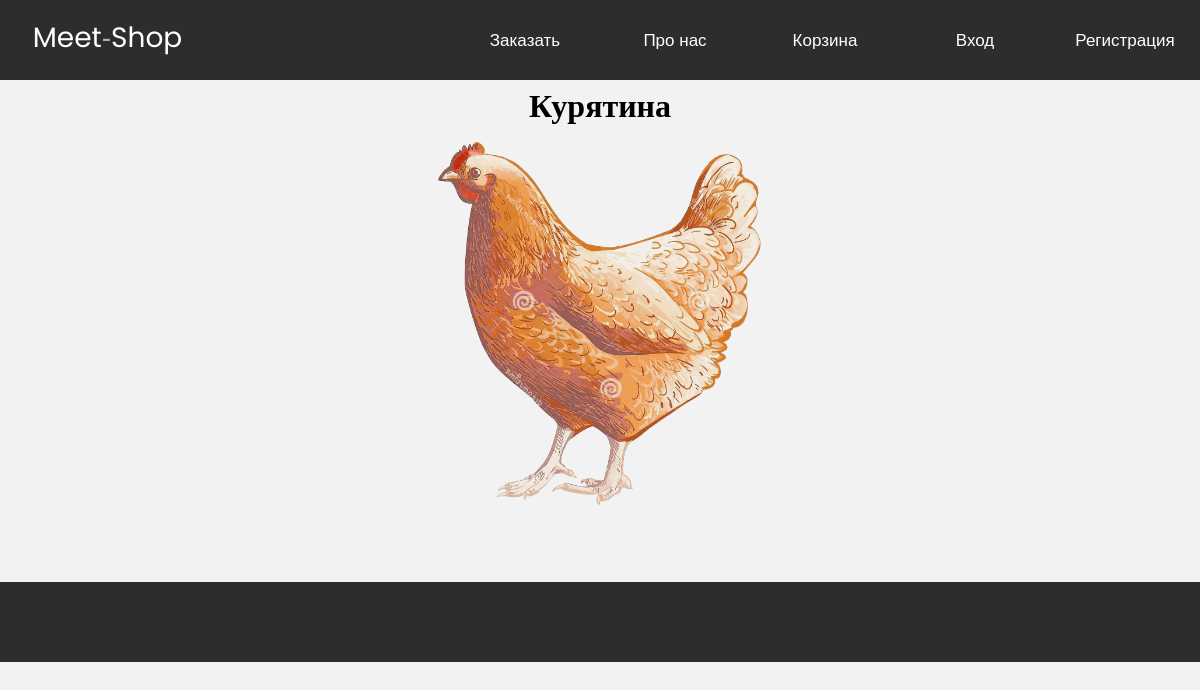
The page /cards_chic on the database as committed earlier.
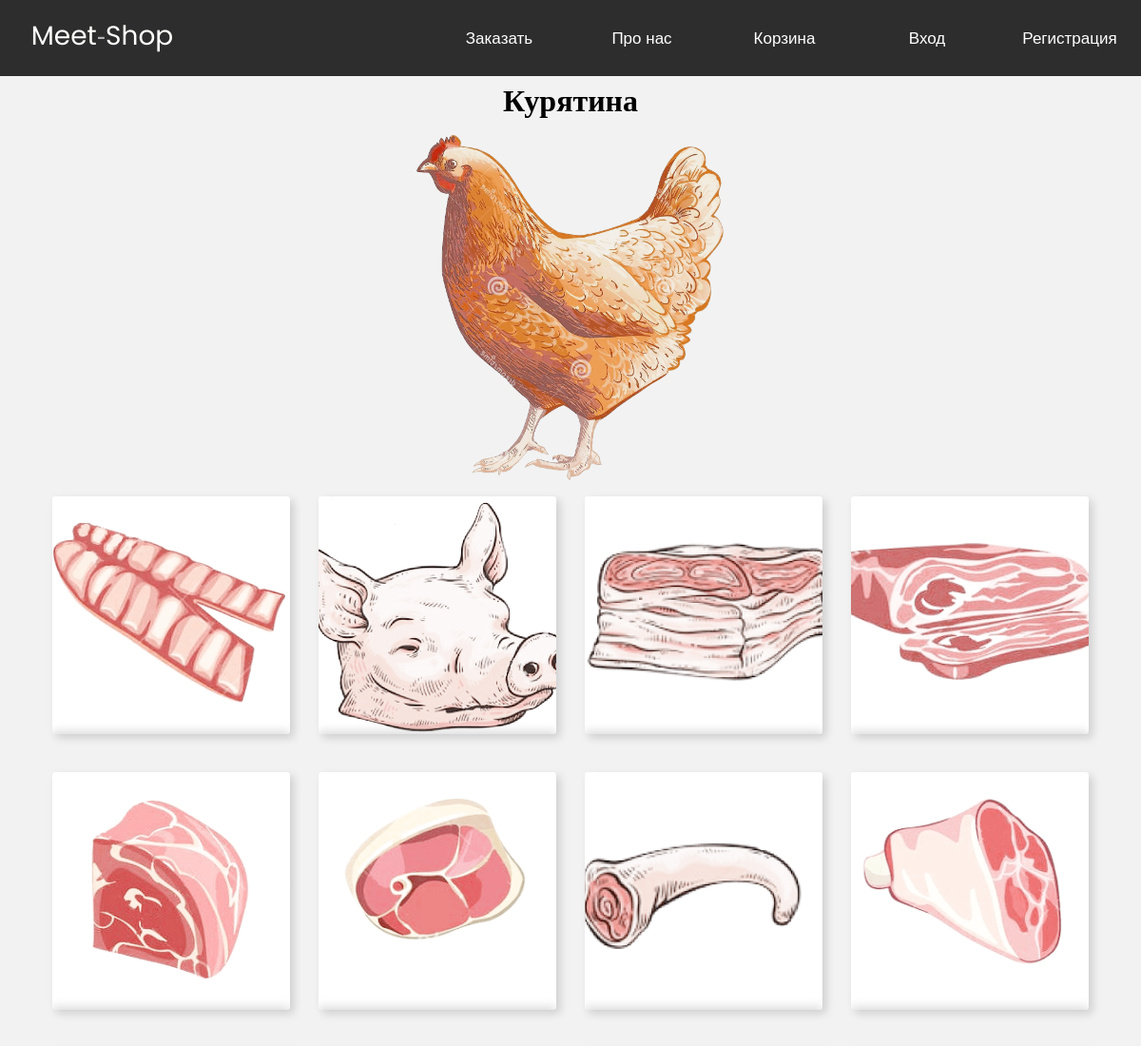
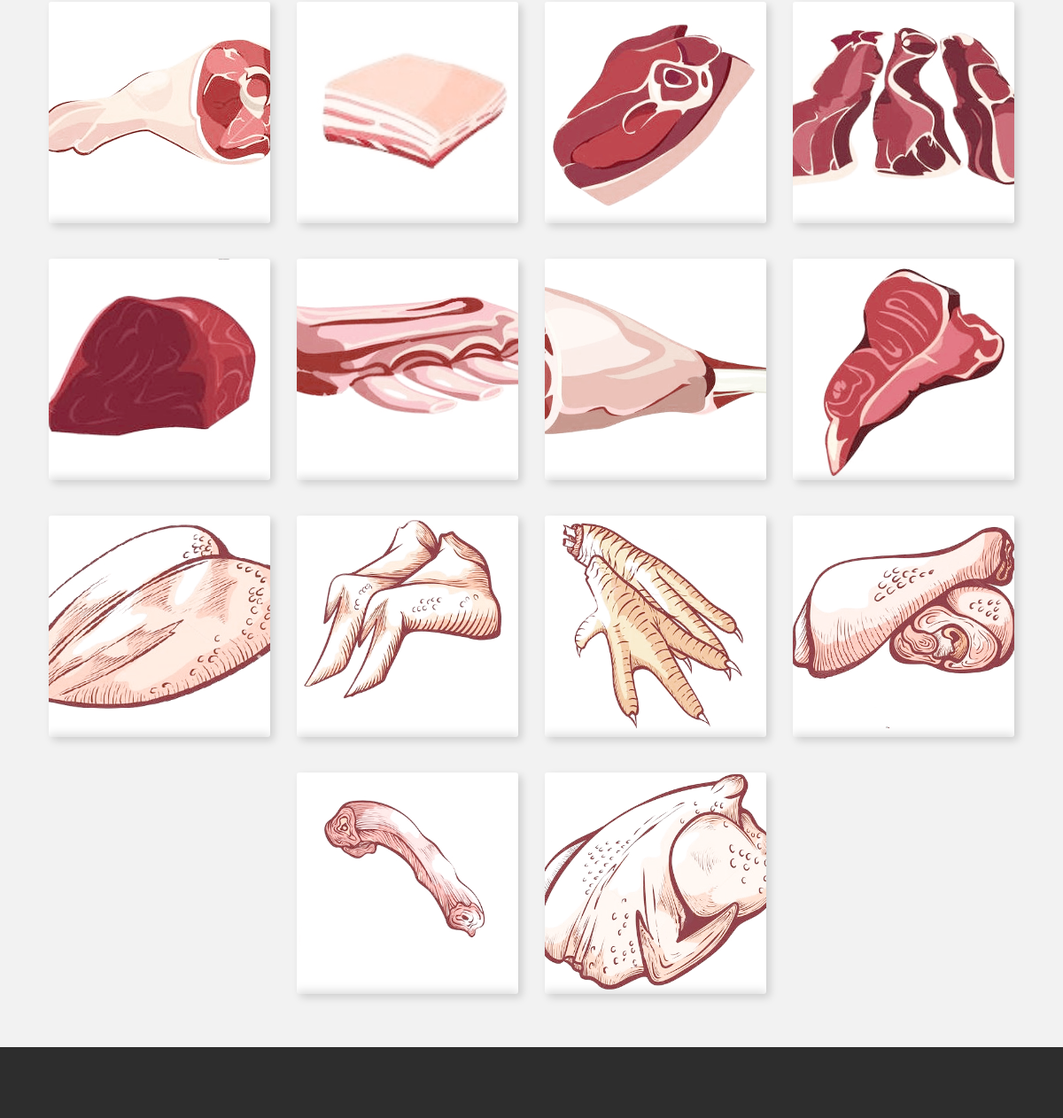
The same page on the database as committed later (2 pictures, top to bottom).
### main/models.py (models this page shows, shortened)
class Product(models.Model):
    name = models.CharField(max_length=256)                         # название
    discription = models.TextField()                                # описание
    price = models.DecimalField(max_digits=6, decimal_places=2)     # цена  # цифры до запятой и после
    quantity = models.PositiveIntegerField(default=0)               # количество товаров на складе / по умолчанию 0 товаров
    image = models.ImageField(upload_to='products_img')
    category = models.ForeignKey(to=ProductCategory, on_delete=models.CASCADE)   # связываем с другой таблицей / удаляестя

### main/views.py (the view)
# urls.py: path('cards_chic', views.cards_chic, name='chicken'),
def cards_chic(request):
    context = {
        'h1': 'Курятина',
        'products': Product.objects.all(),
        'categories': ProductCategory.objects.all(),
    }
    return render(request, 'main/card_prod_chicken.html', context)

### main/templates/main/card_prod_chicken.html (shortened to what this page needs)
{% load static%}
<!DOCTYPE html>
<html lang="ru-RU" dir="ltr">
<head>
  <link rel="stylesheet" href={%  static "main/css/card_prod_chicken.css"%}>
</head>
<body>
<div id="block-body">
     <header>
       <div class="logo">
        <a href="">
          <span class="use">Meet</span>-<span class="web">Shop</span>
        </a>
       </div>
       <div class="top-menu">
         <ul>
             <li><a href="#">Заказать</a></li>
             <li><a href="#">Про нас</a></li>
             <li><a href="#">Корзина</a></li>
             <li><a href="#">Вход</a></li>
             <li><a href="#">Регистрация</a></li>
         </ul>
       </div>
     </header>
    </div>
<div class="name-meet">
     <h1>{{ h1 }}</h1>
</div>
<div class="glf">
    <img src="{% static 'main/img/kura.png'  %}" alt="" class="glf">
</div>
<div class="section">
 <div class="container">
  <div class="wrapper">
   <div class="page-wrapper">
    {% for cards_chic in products %}
         <div class="card">
      <img src="{{ cards_chic.image.url }}" alt="">
    </div>
    {% endfor %}
   </div>
  </div>
 </div>
</div>
      <div id="f">
      </div>
</body>
</html>

Rows that differ between the two databases and show on the page:
added Product: image (picture)
added Product: image (picture)
added Product: image (picture)
added Product: image (picture)
added Product: image (picture)
added Product: image (picture)
added Product: image (picture)
added Product: image (picture)
added Product: image (picture)
added Product: image (picture)
added Product: image (picture)
added Product: image (picture)
added Product: image (picture)
added Product: image (picture)
added Product: image (picture)
added Product: image (picture)
added Product: image (picture)
added Product: image (picture)
added Product: image (picture)
added Product: image (picture)
added Product: image (picture)
added Product: image (picture)
